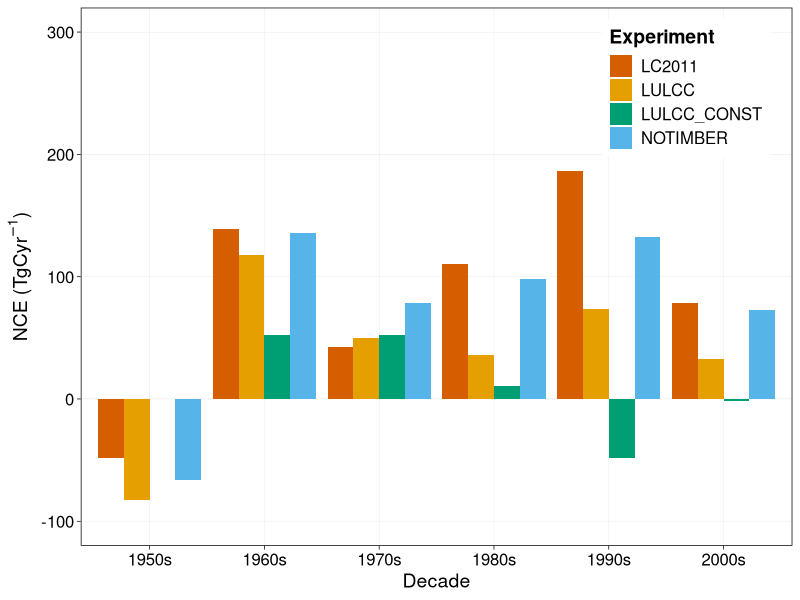

Reproduce this figure in R.
### read in files
vegcDF <- read.csv("input/VEGC.csv")
nceDF <- read.csv("input/NCE.csv")

### plotting settings
# two nice color palette for color blind
# The palette with grey:
cbPalette <- c("#999999", "#E69F00", "#56B4E9",
               "#009E73", "#F0E442", "#0072B2", "#D55E00", "#CC79A7")

# The palette with black:
cbbPalette <- c("#000000", "#E69F00", "#56B4E9", 
                "#009E73", "#F0E442", "#0072B2", "#D55E00", "#CC79A7")

require(ggplot2)
require(gridExtra)

# create decadal time series
d <- c("1950s", "1960s", "1970s", "1980s", "1990s", "2000s")
dDF1 <- data.frame(d, NA, NA)
colnames(dDF1) <- c("Decade", "NCE", "Experiment")

dDF4 <- dDF3 <- dDF2 <- dDF1


dDF1[dDF1$Decade == "1950s", "NCE"] <- mean(nceDF[nceDF$year >=1951 & nceDF$year <= 1960, "LCLUC_2011"])
dDF1[dDF1$Decade == "1960s", "NCE"] <- mean(nceDF[nceDF$year >=1961 & nceDF$year <= 1970, "LCLUC_2011"])
dDF1[dDF1$Decade == "1970s", "NCE"] <- mean(nceDF[nceDF$year >=1971 & nceDF$year <= 1980, "LCLUC_2011"])
dDF1[dDF1$Decade == "1980s", "NCE"] <- mean(nceDF[nceDF$year >=1981 & nceDF$year <= 1990, "LCLUC_2011"])
dDF1[dDF1$Decade == "1990s", "NCE"] <- mean(nceDF[nceDF$year >=1991 & nceDF$year <= 2000, "LCLUC_2011"])
dDF1[dDF1$Decade == "2000s", "NCE"] <- mean(nceDF[nceDF$year >=2001 & nceDF$year <= 2010, "LCLUC_2011"])

dDF1$Experiment <- "LULCC"

dDF2[dDF2$Decade == "1950s", "NCE"] <- mean(nceDF[nceDF$year >=1951 & nceDF$year <= 1960, "LCLUC_NOTIMBER"])
dDF2[dDF2$Decade == "1960s", "NCE"] <- mean(nceDF[nceDF$year >=1961 & nceDF$year <= 1970, "LCLUC_NOTIMBER"])
dDF2[dDF2$Decade == "1970s", "NCE"] <- mean(nceDF[nceDF$year >=1971 & nceDF$year <= 1980, "LCLUC_NOTIMBER"])
dDF2[dDF2$Decade == "1980s", "NCE"] <- mean(nceDF[nceDF$year >=1981 & nceDF$year <= 1990, "LCLUC_NOTIMBER"])
dDF2[dDF2$Decade == "1990s", "NCE"] <- mean(nceDF[nceDF$year >=1991 & nceDF$year <= 2000, "LCLUC_NOTIMBER"])
dDF2[dDF2$Decade == "2000s", "NCE"] <- mean(nceDF[nceDF$year >=2001 & nceDF$year <= 2010, "LCLUC_NOTIMBER"])

dDF2$Experiment <- "NOTIMBER"


dDF3[dDF3$Decade == "1950s", "NCE"] <- mean(nceDF[nceDF$year >=1951 & nceDF$year <= 1960, "LCLUC_CONST"])
dDF3[dDF3$Decade == "1960s", "NCE"] <- mean(nceDF[nceDF$year >=1961 & nceDF$year <= 1970, "LCLUC_CONST"])
dDF3[dDF3$Decade == "1970s", "NCE"] <- mean(nceDF[nceDF$year >=1971 & nceDF$year <= 1980, "LCLUC_CONST"])
dDF3[dDF3$Decade == "1980s", "NCE"] <- mean(nceDF[nceDF$year >=1981 & nceDF$year <= 1990, "LCLUC_CONST"])
dDF3[dDF3$Decade == "1990s", "NCE"] <- mean(nceDF[nceDF$year >=1991 & nceDF$year <= 2000, "LCLUC_CONST"])
dDF3[dDF3$Decade == "2000s", "NCE"] <- mean(nceDF[nceDF$year >=2001 & nceDF$year <= 2010, "LCLUC_CONST"])

dDF3$Experiment <- "LULCC_CONST"


dDF4[dDF4$Decade == "1950s", "NCE"] <- mean(nceDF[nceDF$year >=1951 & nceDF$year <= 1960, "LC2011"])
dDF4[dDF4$Decade == "1960s", "NCE"] <- mean(nceDF[nceDF$year >=1961 & nceDF$year <= 1970, "LC2011"])
dDF4[dDF4$Decade == "1970s", "NCE"] <- mean(nceDF[nceDF$year >=1971 & nceDF$year <= 1980, "LC2011"])
dDF4[dDF4$Decade == "1980s", "NCE"] <- mean(nceDF[nceDF$year >=1981 & nceDF$year <= 1990, "LC2011"])
dDF4[dDF4$Decade == "1990s", "NCE"] <- mean(nceDF[nceDF$year >=1991 & nceDF$year <= 2000, "LC2011"])
dDF4[dDF4$Decade == "2000s", "NCE"] <- mean(nceDF[nceDF$year >=2001 & nceDF$year <= 2010, "LC2011"])

dDF4$Experiment <- "LC2011"

dDF <- rbind(dDF1, dDF2, dDF3, dDF4)
    
    
## Plot NCE
p <- ggplot(dDF) +
    geom_bar(aes(x=Decade, y=NCE, fill=Experiment),
    stat="identity", position=position_dodge()) +
    theme_linedraw() +
    theme(panel.grid.minor=element_blank(),
          axis.text=element_text(size=12),
          axis.title=element_text(size=14),
          legend.text=element_text(size=12),
          legend.title=element_text(size=14, face="bold"),
          legend.position=c(0.85,0.85),
          panel.grid.major=element_line(color="grey")) + 
    ylim(-100, 300) + 
    ylab(expression(paste("NCE (TgC", yr^-1, ")"))) + xlab("Decade") +
    scale_fill_manual(name="Experiment", values = c("LULCC" = cbPalette[2], "NOTIMBER" = cbPalette[3],
                                                   "LULCC_CONST" = cbPalette[4], "LC2011" = cbPalette[7]))





#### pdf output
pdf("Figure1.pdf")
plot(p)
dev.off()
 